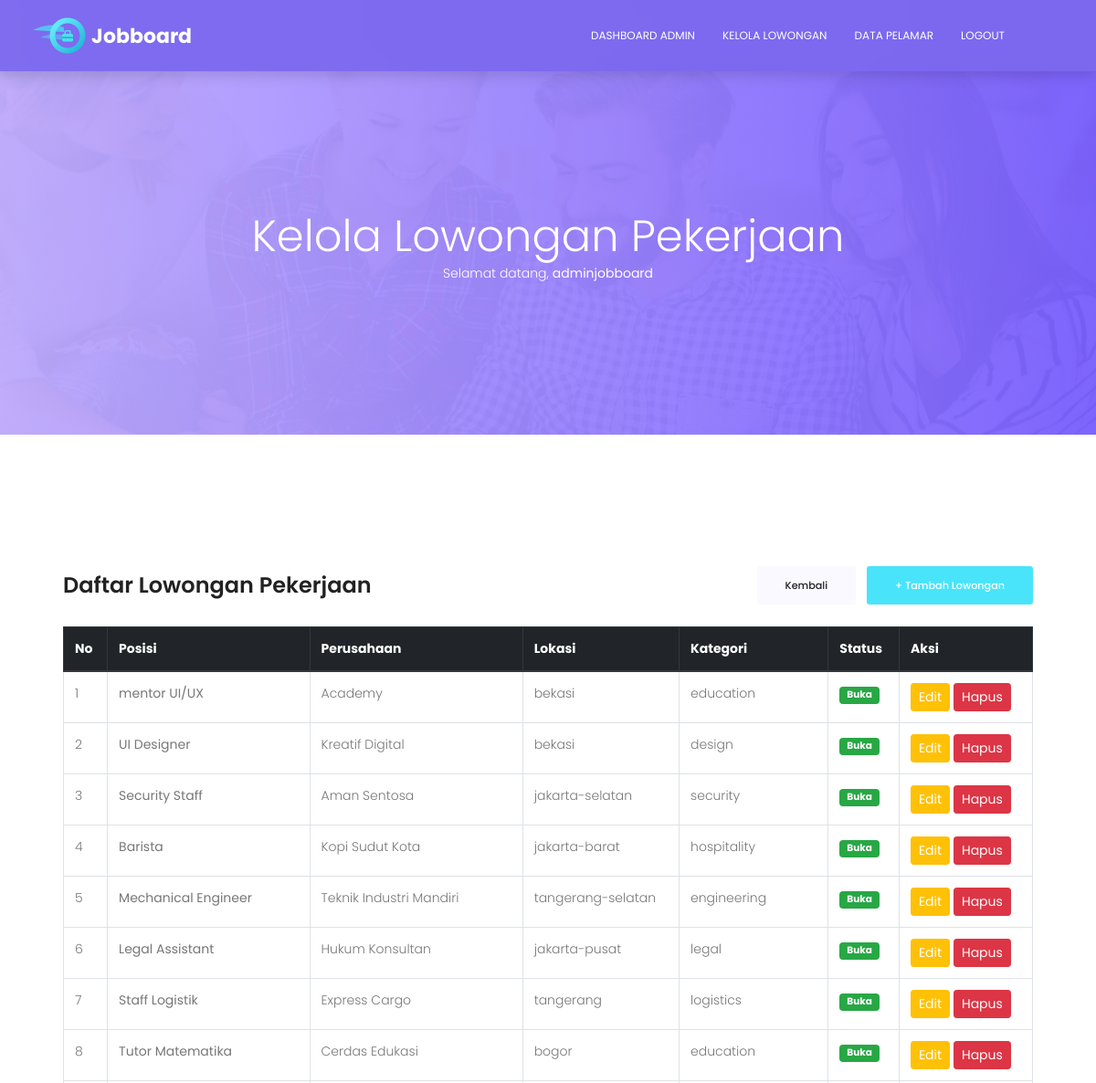
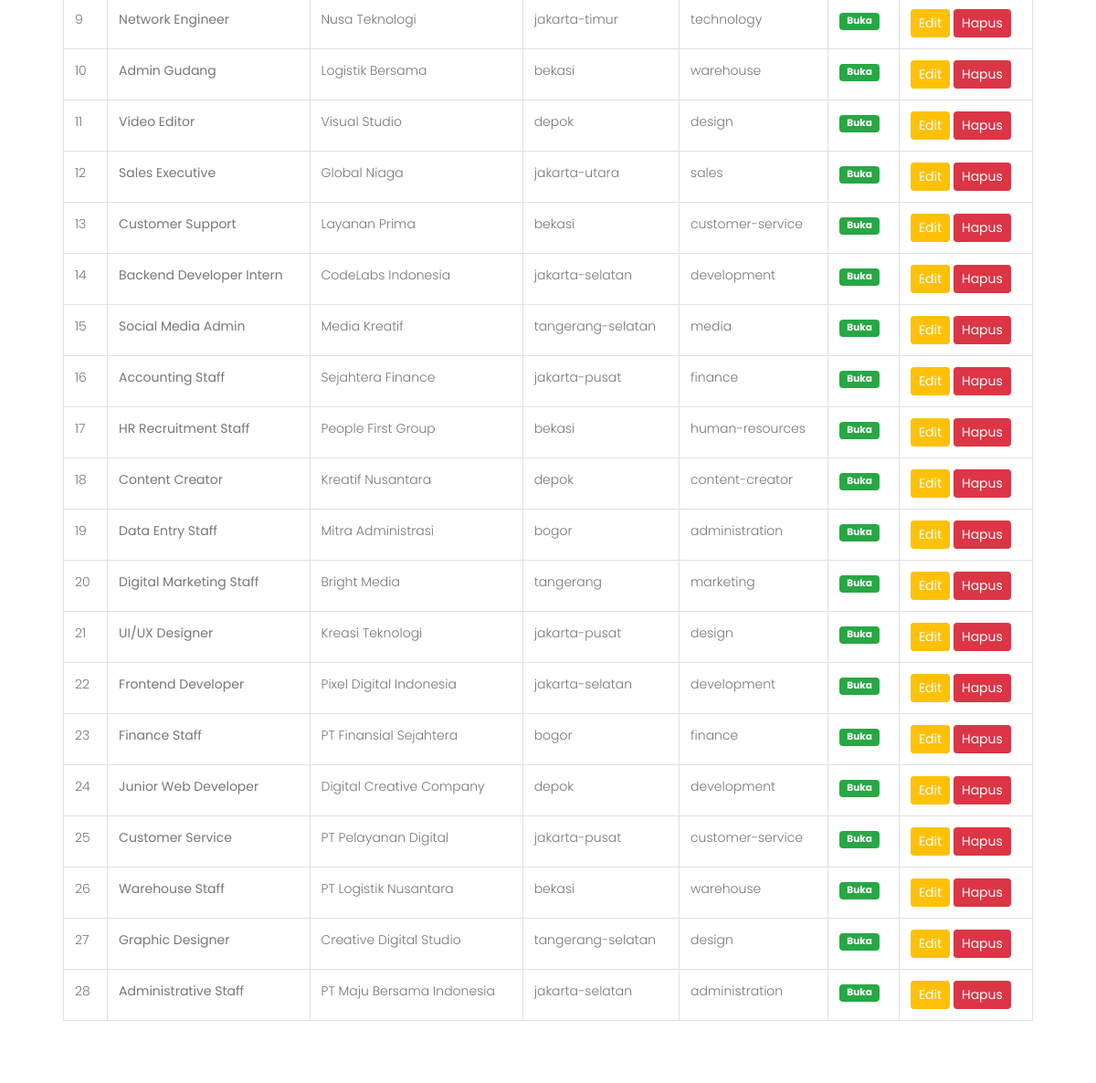
The app's page /kelola_lowongan.php (signed in) with its own data (2 pictures, top to bottom).
### tables this page shows
CREATE TABLE `jobs` (
  `id` int(11) NOT NULL,
  `judul_posisi` varchar(150) NOT NULL,
  `nama_perusahaan` varchar(150) NOT NULL,
  `deskripsi` text NOT NULL,
  `persyaratan` text DEFAULT NULL,
  `lokasi` varchar(100) NOT NULL,
  `kategori` varchar(100) NOT NULL,
  `category_id` int(11) DEFAULT NULL,
  `tipe` varchar(50) NOT NULL,
  `gaji_min` bigint(20) DEFAULT 0,
  `gaji_max` bigint(20) DEFAULT 0,
  `status` enum('Buka','Tutup') DEFAULT 'Buka',
  `created_at` timestamp NOT NULL DEFAULT current_timestamp()
);

### kelola_lowongan.php (the view, shortened to what this page needs)
<?php
include 'koneksi.php';
$query = mysqli_query($conn, "SELECT * FROM jobs ORDER BY id DESC");
?>
<!DOCTYPE html>
<html lang="id" class="no-js">
<head>
    <link rel="stylesheet" href="css/linearicons.css">
    <link rel="stylesheet" href="css/font-awesome.min.css">
    <link rel="stylesheet" href="css/bootstrap.css">
    <link rel="stylesheet" href="css/magnific-popup.css">
    <link rel="stylesheet" href="css/nice-select.css">
    <link rel="stylesheet" href="css/animate.min.css">
    <link rel="stylesheet" href="css/owl.carousel.css">
    <link rel="stylesheet" href="css/main.css">
</head>
<body>
    <header id="header">
        <div class="container">
            <div class="row align-items-center justify-content-between d-flex">
                <div id="logo">
                    <a href="home.php"><img src="img/logo.png" alt="JobBoard" title="" /></a>
                </div>
                <nav id="nav-menu-container">
                    <ul class="nav-menu">
                        <li><a href="dashboard_admin.php">Dashboard Admin</a></li>
                        <li class="menu-active"><a href="kelola_lowongan.php">Kelola Lowongan</a></li>
                        <li><a href="data_pelamar.php">Data Pelamar</a></li>
                        <li><a href="#" data-toggle="modal" data-target="#modalLogout">Logout</a></li>
                    </ul>
                </nav>
            </div>
        </div>
    </header>
    <section class="banner-area relative" id="home">
        <div class="overlay overlay-bg"></div>
        <div class="container">
            <div class="row d-flex align-items-center justify-content-center" style="min-height: 280px; padding-top: 80px;">
                <div class="about-content col-lg-12 text-center">
                    <h1 class="text-white">Kelola Lowongan Pekerjaan</h1>
                    <p class="text-white">Selamat datang, <strong><?= htmlspecialchars($_SESSION['admin']) ?></strong></p>
                </div>
            </div>
        </div>
    </section>
    <section class="post-area section-gap">
        <div class="container">
            <div class="bg-white p-4 rounded shadow-sm">
                <div class="d-flex justify-content-between align-items-center mb-4 flex-wrap">
                    <h3 class="mb-2 mb-md-0">Daftar Lowongan Pekerjaan</h3>
                    <div>
                        <a href="dashboard_admin.php" class="genric-btn default radius mr-2">Kembali</a>
                        <a href="tambah_job.php" class="genric-btn primary radius">+ Tambah Lowongan</a>
                    </div>
                </div>
                <div class="table-responsive">
                    <table class="table table-bordered table-hover align-middle">
                        <thead class="thead-dark">
                            <tr>
                                <th>No</th>
                                <th>Posisi</th>
                                <th>Perusahaan</th>
                                <th>Lokasi</th>
                                <th>Kategori</th>
                                <th>Status</th>
                                <th>Aksi</th>
                            </tr>
                        </thead>
                        <tbody>
                            <?php
                            $no = 1;
                            while ($job = mysqli_fetch_assoc($query)):
                            ?>
                            <tr>
                                <td><?= $no++ ?></td>
                                <td><strong><?= htmlspecialchars($job['judul_posisi']) ?></strong></td>
                                <td><?= htmlspecialchars($job['nama_perusahaan']) ?></td>
                                <td><?= htmlspecialchars($job['lokasi']) ?></td>
                                <td><?= htmlspecialchars($job['kategori']) ?></td>
                                <td>
                                    <?php if ($job['status'] == 'Buka'): ?>
                                        <span class="badge badge-success px-2 py-1"><?= htmlspecialchars($job['status']) ?></span>
                                    <?php else: ?>
                                        <span class="badge badge-secondary px-2 py-1"><?= htmlspecialchars($job['status']) ?></span>
                                    <?php endif; ?>
                                </td>
                                <td style="white-space: nowrap;">
                                    <a href="edit_job.php?id=<?= $job['id'] ?>" class="btn btn-warning btn-sm text-white">
                                        Edit
                                    </a>
                                    <button type="button"
                                            class="btn btn-danger btn-sm"
                                            data-toggle="modal"
                                            data-target="#modalHapus"
                                            onclick="setHapusId(<?= $job['id'] ?>, '<?= htmlspecialchars(addslashes($job['judul_posisi'])) ?>')">
                                        Hapus
                                    </button>
                                </td>
                            </tr>
                            <?php endwhile; ?>
                        </tbody>
                    </table>
                </div>
            </div>
        </div>
    </section>
</body>
</html>

### css/main.css (style rules this page uses)
body { color: #777777; font-family: "Poppins", sans-serif; font-size: 14px; font-weight: 300; line-height: 1.625em; position: relative; }
ol, ul { margin: 0; padding: 0; list-style: none; }
a { -webkit-transition: all 0.3s ease 0s; -moz-transition: all 0.3s ease 0s; -o-transition: all 0.3s ease 0s; transition: all 0.3s ease 0s; }
a, a:focus, a:hover { text-decoration: none; outline: 0; }
h1, h2, h3, h4, h5, h6 { font-family: "Poppins", sans-serif; color: #222222; line-height: 1.2em !important; margin-bottom: 0; margin-top: 0; font-weight: 600; }
h1, .h1 { font-size: 36px; }
h3, .h3 { font-size: 24px; }
td, th { border-radius: 0px; }
.text-white { color: #fff; }
.text-center { text-align: center; }
.flex-wrap { -webkit-flex-wrap: wrap; -moz-flex-wrap: wrap; -ms-flex-wrap: wrap; flex-wrap: wrap; }
.relative { position: relative; }
.overlay { position: absolute; left: 0; right: 0; top: 0; bottom: 0; }
h1 { font-size: 36px; }
h3 { font-size: 24px; }
h1, h2, h3, h4, h5, h6 { line-height: 1.5em; }
.genric-btn { display: inline-block; outline: none; line-height: 40px; padding: 0 30px; font-size: .8em; text-align: center; text-decoration: none; font-weight: 500; cursor: pointer; -webkit-transition: all 0.3s ease 0s; -moz-transition: all 0.3s ease 0s; -o-transition: all 0.3s ease 0s; transition: all 0.3s ease 0s; }
.genric-btn.radius { border-radius: 3px; }
.genric-btn.default { color: #222222; background: #f9f9ff; border: 1px solid transparent; }
.genric-btn.primary { color: #fff; background: #49e4fa; border: 1px solid transparent; }
#header { padding: 14px 0; position: fixed; left: 0; top: 0; right: 0; transition: all 0.5s; z-index: 997; }
#header #logo img { padding: 0; margin: 0; }
.nav-menu, .nav-menu * { margin: 0; padding: 0; list-style: none; }
.nav-menu li { position: relative; white-space: nowrap; }
.nav-menu > li { float: left; }
#nav-menu-container { margin: 0; }
@media (min-width: 1024px) { #nav-menu-container { padding-right: 60px; } }
.nav-menu a { padding: 6px 10px; text-decoration: none; display: inline-block; color: #fff; font-weight: 400; font-size: 12px; text-transform: uppercase; outline: none; }
.nav-menu > li { margin-left: 10px; }
.section-gap { padding: 120px 0; }
.p1-gradient-bg, .banner-area .overlay-bg, .sidebar .single-slidebar .cat-list li:hover, .callto-action-area, .single-price:hover .price-bottom, .single-service:hover, .submit-right, .submit-left, .contact-btns, .form-area .primary-btn { background-image: -moz-linear-gradient(0deg, #bfacff 0%, #795fff 100%); background-image: -webkit-linear-gradient(0deg, #bfacff 0%, #795fff 100%); background-image: -ms-linear-gradient(0deg, #bfacff 0%, #795fff 100%); }
.banner-area { background: url(../img/header-bg.jpg) center; background-size: cover; }
.banner-area .overlay-bg { opacity: .95; }
.about-content { padding: 150px 0px; text-align: center; }
.about-content h1 { font-size: 48px; font-weight: 300; }

### kelola_lowongan.php (style rules this page uses)
#header { position: fixed !important; top: 0; left: 0; width: 100%; z-index: 9999 !important; background-color: rgba(124, 105, 239, 0.95) !important; backdrop-filter: blur(8px); padding: 15px 0 !important; box-shadow: 0 4px 15px rgba(0, 0, 0, 0.15) !important; }

### records on screen
jobs: judul_posisi "mentor UI/UX", nama_perusahaan "Academy", lokasi "bekasi", kategori "education", status "Buka"
jobs: judul_posisi "UI Designer", nama_perusahaan "Kreatif Digital", lokasi "bekasi", kategori "design", status "Buka"
jobs: judul_posisi "Security Staff", nama_perusahaan "Aman Sentosa", lokasi "jakarta-selatan", kategori "security", status "Buka"
jobs: judul_posisi "Barista", nama_perusahaan "Kopi Sudut Kota", lokasi "jakarta-barat", kategori "hospitality", status "Buka"
jobs: judul_posisi "Mechanical Engineer", nama_perusahaan "Teknik Industri Mandiri", lokasi "tangerang-selatan", kategori "engineering", status "Buka"
jobs: judul_posisi "Legal Assistant", nama_perusahaan "Hukum Konsultan", lokasi "jakarta-pusat", kategori "legal", status "Buka"
jobs: judul_posisi "Staff Logistik", nama_perusahaan "Express Cargo", lokasi "tangerang", kategori "logistics", status "Buka"
jobs: judul_posisi "Tutor Matematika", nama_perusahaan "Cerdas Edukasi", lokasi "bogor", kategori "education", status "Buka"
jobs: judul_posisi "Network Engineer", nama_perusahaan "Nusa Teknologi", lokasi "jakarta-timur", kategori "technology", status "Buka"
jobs: judul_posisi "Admin Gudang", nama_perusahaan "Logistik Bersama", lokasi "bekasi", kategori "warehouse", status "Buka"
jobs: judul_posisi "Video Editor", nama_perusahaan "Visual Studio", lokasi "depok", kategori "design", status "Buka"
jobs: judul_posisi "Sales Executive", nama_perusahaan "Global Niaga", lokasi "jakarta-utara", kategori "sales", status "Buka"
jobs: judul_posisi "Customer Support", nama_perusahaan "Layanan Prima", lokasi "bekasi", kategori "customer-service", status "Buka"
jobs: judul_posisi "Backend Developer Intern", nama_perusahaan "CodeLabs Indonesia", lokasi "jakarta-selatan", kategori "development", status "Buka"
jobs: judul_posisi "Social Media Admin", nama_perusahaan "Media Kreatif", lokasi "tangerang-selatan", kategori "media", status "Buka"
jobs: judul_posisi "Accounting Staff", nama_perusahaan "Sejahtera Finance", lokasi "jakarta-pusat", kategori "finance", status "Buka"
jobs: judul_posisi "HR Recruitment Staff", nama_perusahaan "People First Group", lokasi "bekasi", kategori "human-resources", status "Buka"
jobs: judul_posisi "Content Creator", nama_perusahaan "Kreatif Nusantara", lokasi "depok", kategori "content-creator", status "Buka"
jobs: judul_posisi "Data Entry Staff", nama_perusahaan "Mitra Administrasi", lokasi "bogor", kategori "administration", status "Buka"
jobs: judul_posisi "Digital Marketing Staff", nama_perusahaan "Bright Media", lokasi "tangerang", kategori "marketing", status "Buka"
jobs: judul_posisi "UI/UX Designer", nama_perusahaan "Kreasi Teknologi", lokasi "jakarta-pusat", kategori "design", status "Buka"
jobs: judul_posisi "Frontend Developer", nama_perusahaan "Pixel Digital Indonesia", lokasi "jakarta-selatan", kategori "development", status "Buka"
jobs: judul_posisi "Finance Staff", nama_perusahaan "PT Finansial Sejahtera", lokasi "bogor", kategori "finance", status "Buka"
jobs: judul_posisi "Junior Web Developer", nama_perusahaan "Digital Creative Company", lokasi "depok", kategori "development", status "Buka"
jobs: judul_posisi "Customer Service", nama_perusahaan "PT Pelayanan Digital", lokasi "jakarta-pusat", kategori "customer-service", status "Buka"
jobs: judul_posisi "Warehouse Staff", nama_perusahaan "PT Logistik Nusantara", lokasi "bekasi", kategori "warehouse", status "Buka"
jobs: judul_posisi "Graphic Designer", nama_perusahaan "Creative Digital Studio", lokasi "tangerang-selatan", kategori "design", status "Buka"
jobs: judul_posisi "Administrative Staff", nama_perusahaan "PT Maju Bersama Indonesia", lokasi "jakarta-selatan", kategori "administration", status "Buka"

### other values on screen
$_SESSION['admin'] "adminjobboard"
